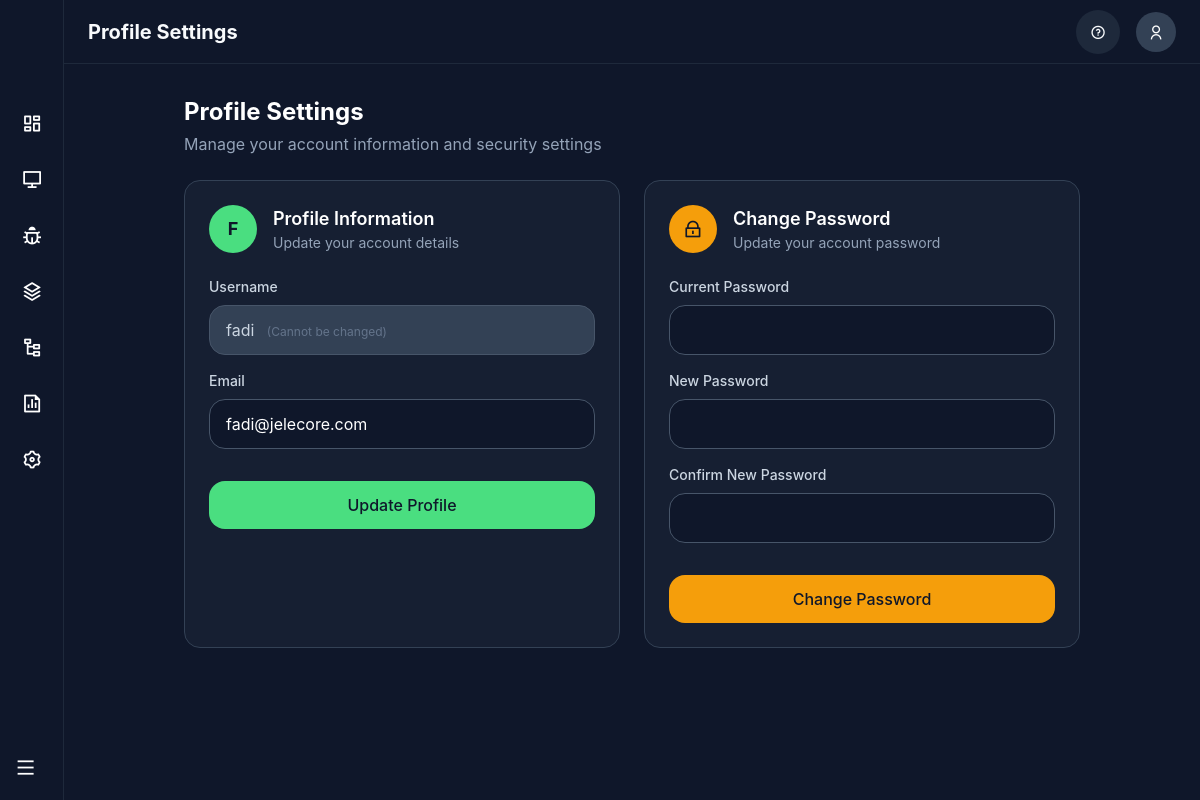
Screenshot of /auth/profile (signed in) with the database file from the repository.
### models.py (models this page shows, shortened)
class User(UserMixin, db.Model):
    id = db.Column(db.Integer, primary_key=True)
    username = db.Column(db.String(80), unique=True, nullable=False)
    email = db.Column(db.String(120), unique=True, nullable=False)
    password_hash = db.Column(db.String(128))
    created_at = db.Column(db.DateTime, default=datetime.utcnow)
    is_active = db.Column(db.Boolean, default=True)
    is_email_verified = db.Column(db.Boolean, default=False)
    organizations = db.relationship('Organization', backref='owner', lazy=True)
    organization_memberships = db.relationship('OrganizationUser', backref='user', lazy=True)
    invitations = db.relationship('UserInvitation', backref='user', lazy=True)

### routes/auth.py (the view, shortened to what this page needs)
@auth_bp.route('/profile', methods=['GET', 'POST'])
@login_required
def profile():
    import logging
    profile_form = UserProfileForm(
        original_email=current_user.email
    )
    password_form = ChangePasswordForm()
    if request.method == 'GET':
        profile_form.email.data = current_user.email
    return render_template('profile.html',
                         profile_form=profile_form,
                         password_form=password_form)

### forms.py (shortened to what this page needs)
class UserProfileForm(FlaskForm):
    email = StringField('Email', validators=[DataRequired(), Email()])
    submit = SubmitField('Update Profile')
    def __init__(self, original_email=None, *args, **kwargs):
        super(UserProfileForm, self).__init__(*args, **kwargs)
        self.original_email = original_email

class ChangePasswordForm(FlaskForm):
    current_password = PasswordField('Current Password', validators=[DataRequired()])
    new_password = PasswordField('New Password', validators=[DataRequired(), Length(min=6)])
    confirm_password = PasswordField('Confirm New Password', validators=[
        DataRequired(), EqualTo('new_password', message='Passwords must match')])
    submit = SubmitField('Change Password')

### models.py (called while the page is built)
    def has_permission(self, permission):
        if self.role == UserRole.ADMIN:
            return True
        elif self.role == UserRole.VIEWER:
            return permission in ['view_assets', 'view_vulnerabilities', 'view_technologies', 'view_reports']
        return False

### utils/permissions.py (called while the page is built)
def get_user_organization():
    if not current_user.is_authenticated:
        return None
    org = Organization.query.filter_by(user_id=current_user.id).first()
    if org:
        return org
    membership = OrganizationUser.query.filter_by(user_id=current_user.id, is_active=True).first()
    if membership:
        return Organization.query.get(membership.organization_id)
    return None

def get_user_membership(organization_id=None):
    if not current_user.is_authenticated:
        return None
    if organization_id is None:
        org = get_user_organization()
        if not org:
            return None
        organization_id = org.id
    return OrganizationUser.query.filter_by(
        user_id=current_user.id,
        organization_id=organization_id
    ).first()

def is_organization_owner():
    if not current_user.is_authenticated:
        return False
    org = get_user_organization()
    return org and org.user_id == current_user.id

def has_permission(permission):
    if not current_user.is_authenticated:
        return False
    if is_organization_owner():
        return True
    membership = get_user_membership()
    if not membership:
        return False
    return membership.has_permission(permission)

def can_manage_settings():
    return has_permission('manage_settings')

### templates/profile.html (shortened to what this page needs)
{% extends "base.html" %}
{% block content %}
<div class="flex min-h-screen">
    <div id="sidebar" class="bg-slate-900 border-r border-slate-800 flex flex-col text-white transition-all duration-300 ease-in-out w-16">
        <div class="flex items-center justify-center py-6 mb-6">
        </div>
        <nav class="flex-1 px-2">
            <div class="nav-item mb-2 p-3 rounded-lg cursor-pointer hover:bg-slate-700 transition-colors relative" onclick="window.location.href='/dashboard'" title="Dashboard">
                <div class="flex items-center">
                    <i class="ri-dashboard-line ri-lg min-w-[24px]"></i>
                </div>
            </div>
            <div class="nav-item mb-2 p-3 rounded-lg cursor-pointer hover:bg-slate-700 transition-colors relative" onclick="window.location.href='/assets'" title="Assets">
                <div class="flex items-center">
                    <i class="ri-computer-line ri-lg min-w-[24px]"></i>
                </div>
            </div>
            <div class="nav-item mb-2 p-3 rounded-lg cursor-pointer hover:bg-slate-700 transition-colors relative" onclick="window.location.href='/vulnerabilities'" title="Vulnerabilities">
                <div class="flex items-center">
                    <i class="ri-bug-line ri-lg min-w-[24px]"></i>
                </div>
            </div>
            <div class="nav-item mb-2 p-3 rounded-lg cursor-pointer hover:bg-slate-700 transition-colors relative" onclick="window.location.href='/technologies'" title="Technology Discovery">
                <div class="flex items-center">
                    <i class="ri-stack-line ri-lg min-w-[24px]"></i>
                </div>
            </div>
            <div class="nav-item mb-2 p-3 rounded-lg cursor-pointer hover:bg-slate-700 transition-colors relative" onclick="window.location.href='/graph'" title="Network Graph">
                <div class="flex items-center">
                    <i class="ri-node-tree ri-lg min-w-[24px]"></i>
                </div>
            </div>
            <div class="nav-item mb-2 p-3 rounded-lg cursor-pointer hover:bg-slate-700 transition-colors relative" onclick="window.location.href='/reports'" title="Reports">
                <div class="flex items-center">
                    <i class="ri-file-chart-line ri-lg min-w-[24px]"></i>
                </div>
            </div>
            {% if can_manage_settings() %}
            <div class="nav-item mb-2 p-3 rounded-lg cursor-pointer hover:bg-slate-700 transition-colors relative" onclick="window.location.href='/settings'" title="Settings">
                <div class="flex items-center">
                    <i class="ri-settings-3-line ri-lg min-w-[24px]"></i>
                </div>
            </div>
            {% endif %}
        </nav>
        <div class="p-2">
            <button id="sidebar-toggle" class="w-full p-3 rounded-lg hover:bg-slate-700 transition-colors flex items-center justify-center" title="Toggle Sidebar">
                <i class="ri-menu-line ri-lg min-w-[24px]"></i>
            </button>
        </div>
    </div>
    <div class="flex-1 flex flex-col">
        <header class="h-16 border-b border-slate-800 flex items-center justify-between px-4 md:px-6 mobile-header">
            <div class="flex items-center">
                <h1 class="text-lg md:text-xl font-bold mr-4 md:mr-8 responsive-text-xl">Profile Settings</h1>
            </div>
            <div class="flex items-center gap-2 md:gap-4">
                <div class="hidden sm:flex w-10 h-10 items-center justify-center rounded-full bg-slate-800 cursor-pointer touch-target">
                    <i class="ri-question-line"></i>
                </div>
                <div class="relative">
                    <button class="w-10 h-10 flex items-center justify-center rounded-full bg-slate-700 hover:bg-slate-600 transition-colors" onclick="toggleUserMenu()">
                        <i class="ri-user-line text-white"></i>
                    </button>
                </div>
            </div>
        </header>
        <div class="flex-1 overflow-auto p-4 md:p-6 lg:p-8">
            <div class="max-w-4xl mx-auto">
                <div class="mb-6">
                    <h1 class="text-2xl font-bold text-white">Profile Settings</h1>
                    <p class="text-slate-400 mt-1">Manage your account information and security settings</p>
                </div>
                <div class="grid grid-cols-1 lg:grid-cols-2 gap-6">
                    <div class="bg-slate-800/50 rounded-lg p-6 border border-slate-700">
                        <div class="flex items-center mb-6">
                            <div class="w-12 h-12 bg-primary rounded-full flex items-center justify-center">
                                <span class="text-slate-900 font-bold text-lg">{{ current_user.username[0].upper() }}</span>
                            </div>
                            <div class="ml-4">
                                <h2 class="text-lg font-semibold text-white">Profile Information</h2>
                                <p class="text-slate-400 text-sm">Update your account details</p>
                            </div>
                        </div>
                        <div class="mb-4">
                            <label class="block text-sm font-medium text-slate-300 mb-2">Username</label>
                            <div class="w-full px-4 py-3 bg-slate-700 border border-slate-600 rounded-lg text-slate-300">
                                {{ current_user.username }}
                                <span class="text-xs text-slate-500 ml-2">(Cannot be changed)</span>
                            </div>
                        </div>
                        <form method="POST" class="space-y-4">
                            <div>
                                {{ profile_form.email.label(class="block text-sm font-medium text-slate-300 mb-2") }}
                                {{ profile_form.email(class="w-full px-4 py-3 bg-slate-900 border border-slate-600 rounded-lg text-white placeholder-slate-400 focus:outline-none focus:ring-2 focus:ring-primary focus:border-primary transition-colors") }}
                            </div>
                            <div class="pt-4">
                                {{ profile_form.submit(class="w-full bg-primary hover:bg-primary/90 text-slate-900 font-medium py-3 px-4 rounded-lg transition-colors") }}
                            </div>
                        </form>
                    </div>
                    <div class="bg-slate-800/50 rounded-lg p-6 border border-slate-700">
                        <div class="flex items-center mb-6">
                            <div class="w-12 h-12 bg-amber-500 rounded-full flex items-center justify-center">
                                <i class="ri-lock-line text-slate-900 text-xl"></i>
                            </div>
                            <div class="ml-4">
                                <h2 class="text-lg font-semibold text-white">Change Password</h2>
                                <p class="text-slate-400 text-sm">Update your account password</p>
                            </div>
                        </div>
                        <form method="POST" class="space-y-4">
                            <div>
                                {{ password_form.current_password.label(class="block text-sm font-medium text-slate-300 mb-2") }}
                                {{ password_form.current_password(class="w-full px-4 py-3 bg-slate-900 border border-slate-600 rounded-lg text-white placeholder-slate-400 focus:outline-none focus:ring-2 focus:ring-primary focus:border-primary transition-colors") }}
                            </div>
                            <div>
                                {{ password_form.new_password.label(class="block text-sm font-medium text-slate-300 mb-2") }}
                                {{ password_form.new_password(class="w-full px-4 py-3 bg-slate-900 border border-slate-600 rounded-lg text-white placeholder-slate-400 focus:outline-none focus:ring-2 focus:ring-primary focus:border-primary transition-colors") }}
                            </div>
                            <div>
                                {{ password_form.confirm_password.label(class="block text-sm font-medium text-slate-300 mb-2") }}
                                {{ password_form.confirm_password(class="w-full px-4 py-3 bg-slate-900 border border-slate-600 rounded-lg text-white placeholder-slate-400 focus:outline-none focus:ring-2 focus:ring-primary focus:border-primary transition-colors") }}
                            </div>
                            <div class="pt-4">
                                {{ password_form.submit(class="w-full bg-amber-500 hover:bg-amber-600 text-slate-900 font-medium py-3 px-4 rounded-lg transition-colors") }}
                            </div>
                        </form>
                    </div>
                </div>
            </div>
        </div>
    </div>
</div>
{% endblock %}

### templates/base.html (style rules this page uses)
:where([class^="ri-"])::before { content: "\f3c2"; }
body { background-color: #0f172a; color: #f8fafc; font-family: 'Inter', sans-serif; }
#sidebar { min-height: 100vh; }
.nav-item { position: relative; overflow: hidden; }
.nav-item, .sidebar-icon, #sidebar-toggle { transition: all 0.2s ease-in-out; }
.min-w-\[24px\] { min-width: 24px; display: flex; align-items: center; justify-content: center; }
.touch-target { min-height: 44px; min-width: 44px; }

### rows the page displays
User: username "F", username "fadi", email "fadi@jelecore.com"
